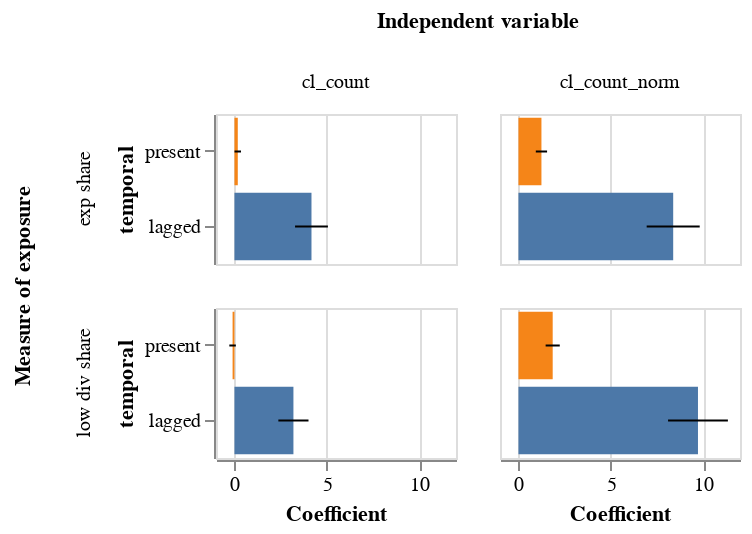

The cell this chart's notebook holds for it:
### Code cell
base = (alt.Chart()
     .encode(y=alt.Y('temporal',sort=['present','lagged'])))


ch = (base
     .mark_bar()
     .encode(
         x='coefficient',
         color=alt.Color('temporal',legend=None)
            )
     ).properties(width=120,height=75)
err = (base
     .mark_errorbar(color='black')
     .encode(
         x=alt.X('min',title='Coefficient'),
         x2='max')
     ).properties(width=120,height=75)

reg_plot = alt.layer(ch,err,data=model_selected).facet(column=alt.Column(
    'indep',title='Independent variable'),
                                            row=alt.Row('pred',sort=['exp','diversification'],
                                                       title='Measure of exposure'))

save_altair(reg_plot,'coeff_plot',driver)

reg_plot

### Figure 1 — Vega-Lite specification as saved in the notebook (floating-point values rounded to 4 significant figures)
{"config": {"view": {"continuousWidth": 400, "continuousHeight": 300}}, "data": {"name": "data-3b6f6084d12701a8eee7735c2770fa3a"}, "facet": {"column": {"type": "nominal", "field": "indep", "title": "Independent variable"}, "row": {"type": "nominal", "field": "pred", "sort": ["exp", "diversification"], "title": "Measure of exposure"}}, "spec": {"layer": [{"mark": "bar", "encoding": {"color": {"type": "nominal", "field": "temporal", "legend": null}, "x": {"type": "quantitative", "field": "coefficient"}, "y": {"type": "nominal", "field": "temporal", "sort": ["present", "lagged"]}}, "height": 75, "width": 120}, {"mark": {"type": "errorbar", "color": "black"}, "encoding": {"x": {"type": "quantitative", "field": "min", "title": "Coefficient"}, "x2": {"field": "max"}, "y": {"type": "nominal", "field": "temporal", "sort": ["present", "lagged"]}}, "height": 75, "width": 120}]}, "$schema": "https://vega.github.io/schema/vega-lite/v4.8.1.json", "datasets": {"data-3b6f6084d12701a8eee7735c2770fa3a": [{"index": "exposure_share_present", "coefficient": 0.18, "min": 0.004782, "max": 0.3553, "indep": "cl_count", "pred": "exp share", "temporal": "present"}, {"index": "exposure_share_lagged", "coefficient": 4.172, "min": 3.282, "max": 5.062, "indep": "cl_count", "pred": "exp share", "temporal": "lagged"}, {"index": "low_div_share_present", "coefficient": 1.245, "min": 0.9395, "max": 1.55, "indep": "cl_count", "pred": "low div share", "temporal": "present"}, {"index": "low_div_share_lagged", "coefficient": 8.381, "min": 6.945, "max": 9.818, "indep": "cl_count", "pred": "low div share", "temporal": "lagged"}, {"index": "exposure_share_present", "coefficient": -0.1018, "min": -0.2784, "max": 0.07471, "indep": "cl_count_norm", "pred": "exp share", "temporal": "present"}, {"index": "exposure_share_lagged", "coefficient": 3.194, "min": 2.377, "max": 4.011, "indep": "cl_count_norm", "pred": "exp share", "temporal": "lagged"}, {"index": "low_div_share_present", "coefficient": 1.854, "min": 1.471, "max": 2.237, "indep": "cl_count_norm", "pred": "low div share", "temporal": "present"}, {"index": "low_div_share_lagged", "coefficient": 9.724, "min": 8.103, "max": 11.34, "indep": "cl_count_norm", "pred": "low div share", "temporal": "lagged"}]}}
